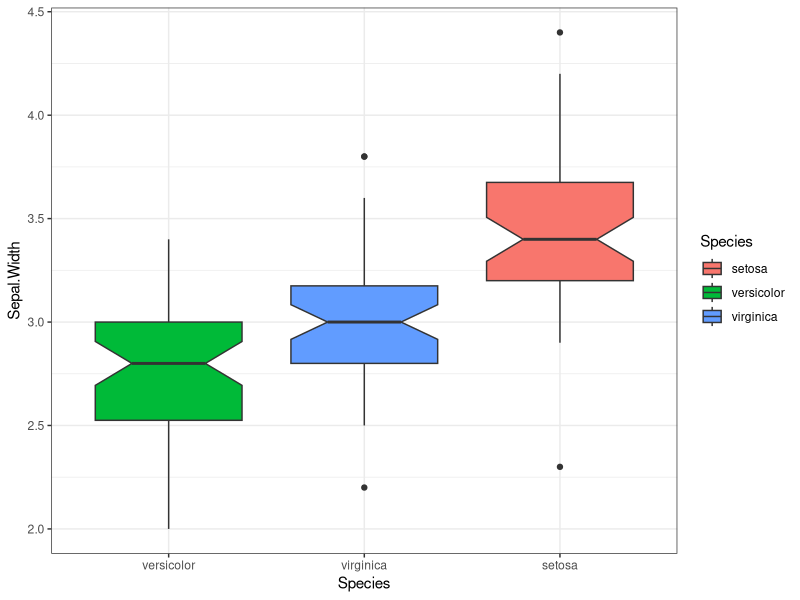
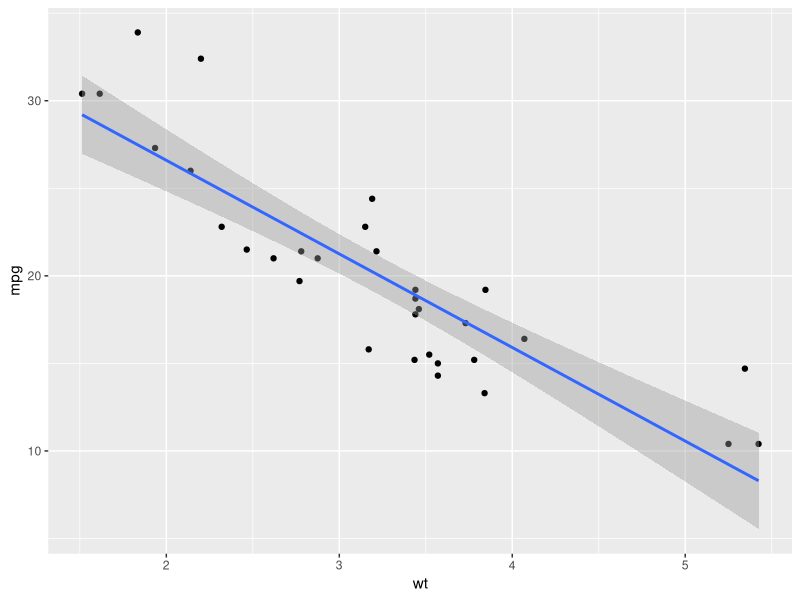
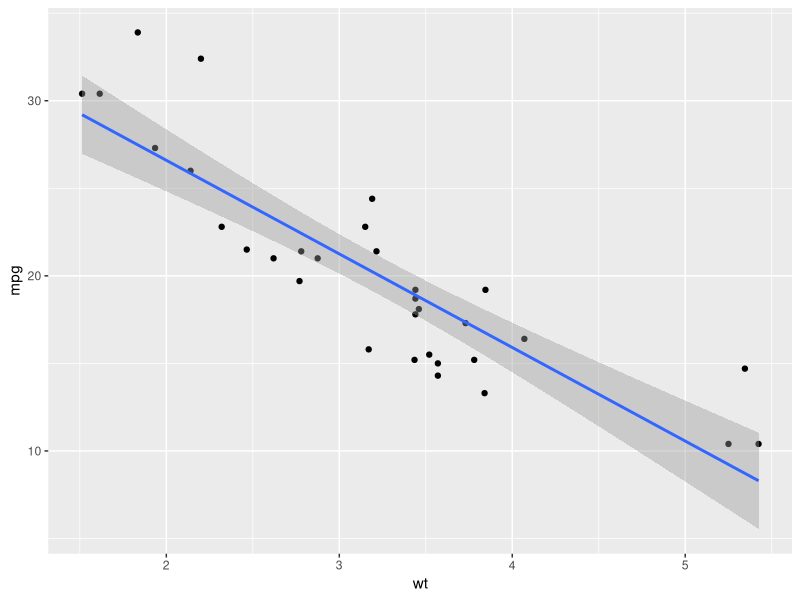

These charts were generated, in order, by the following R code:
## ---- chunk 1
knitr::opts_chunk$set(echo = FALSE)
library(tidyverse)
library(kableExtra)
data(iris)
## ---- chunk 2
ggplot(iris, aes(x = fct_reorder(Species, Sepal.Width), y = Sepal.Width)) +
  geom_boxplot(notch = T, aes(fill = Species))+
    theme_bw() + labs(x = "Species")
## ---- chunk 3
DF <- iris %>% group_by(Species) %>% summarise_all(mean)

kable(DF, digits = 3, caption = "Media de las distintos atributos florales") %>% kable_paper()
## ---- chunk 4
ggplot(mtcars, aes(x = wt, y = mpg)) + geom_point() + geom_smooth(method = "lm")
## ---- chunk 5
ggplot(mtcars, aes(x = wt, y = mpg)) + geom_point() + geom_smooth(method = "lm")
